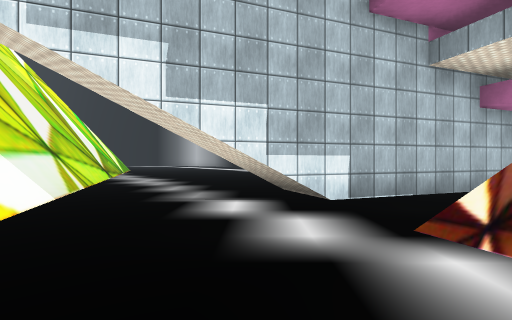
[1] (above)

22 first-person views from a walk through a scene from a Unity 3-D project. The camera is 1.3 m above the floor, looks level and sees 85° across. The floor is counted in squares, 2 m on a side. Each view is taken from the middle of a square. On the plan, view 1 faces up. The plan holds only what a view shows up to about 9 squares ahead; the rest is blank. The place goes on beyond the plan. The player character is not drawn. Some animated figures are left out. Some surface patterns are stand-ins.

[2]
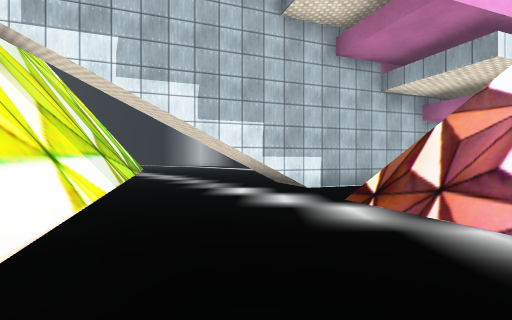

[3]
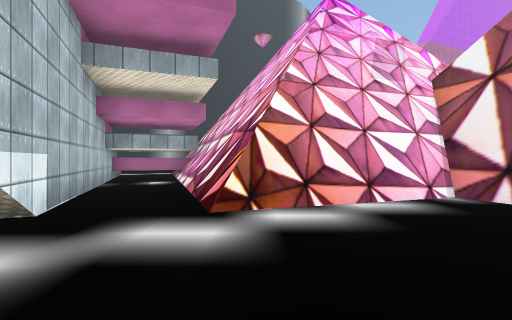

[4]
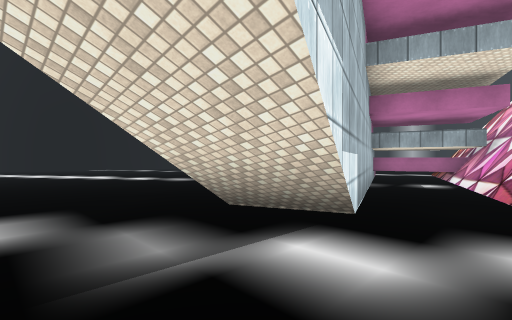

[5]
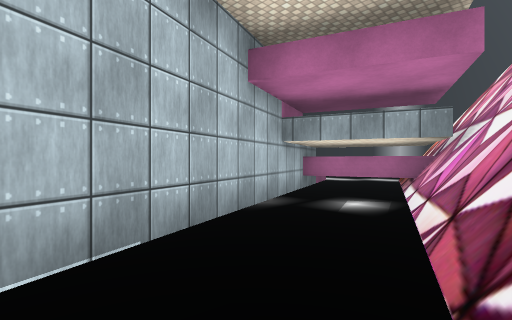

[6]
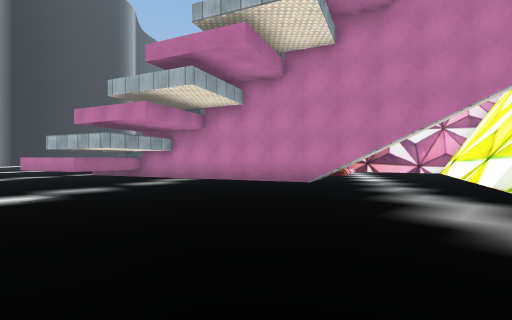

[7]
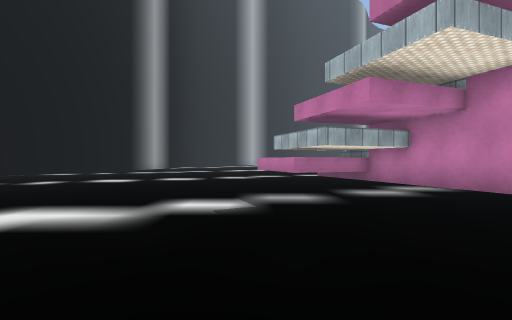

[8]
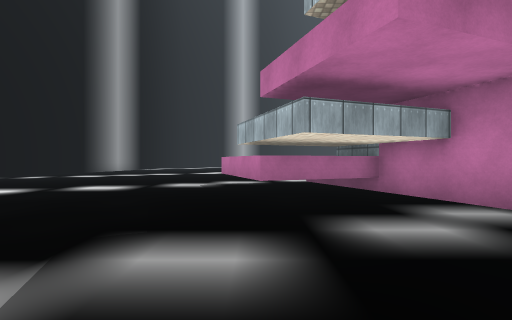

[9]
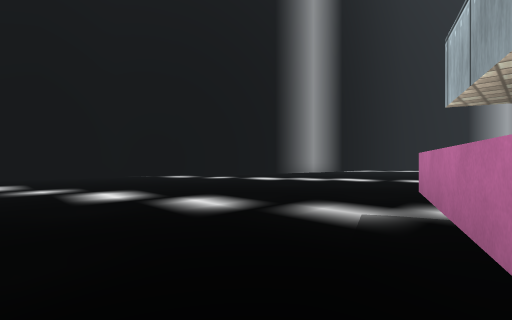

[10]
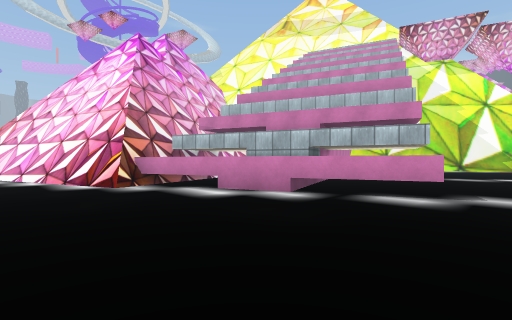

[11]
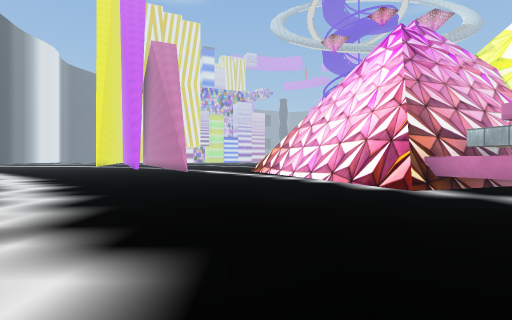

[12]
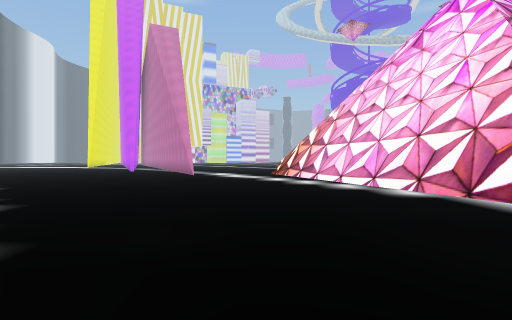

[13]
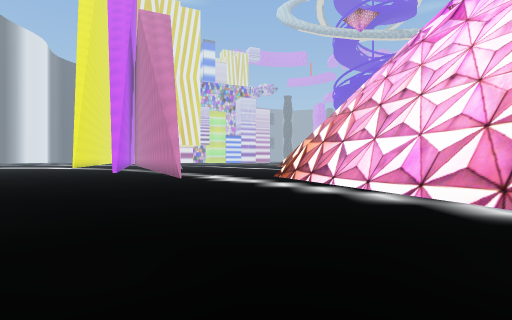

[14]
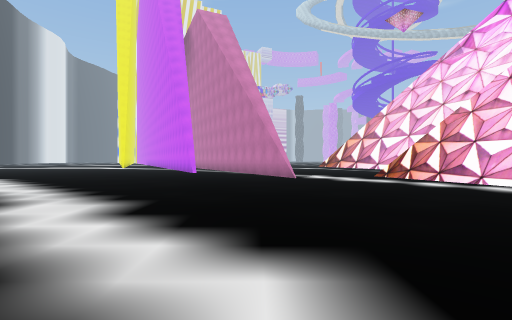

[15]
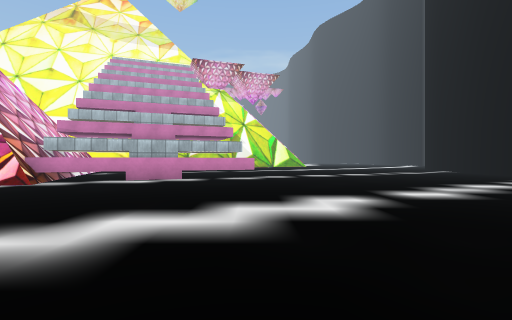

[16]
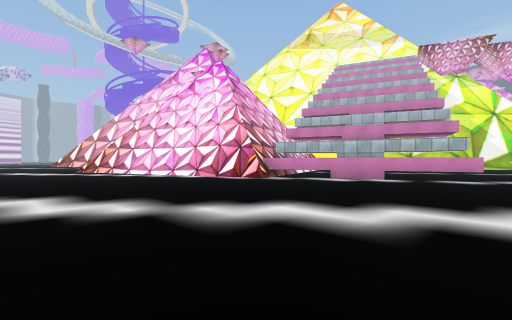

[17]
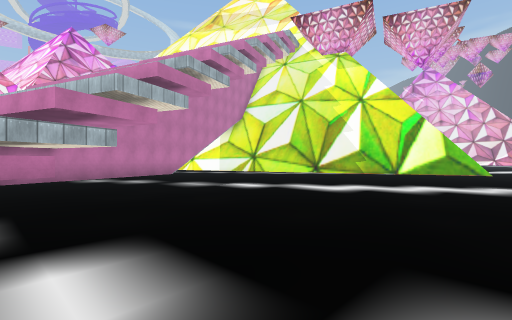

[18]
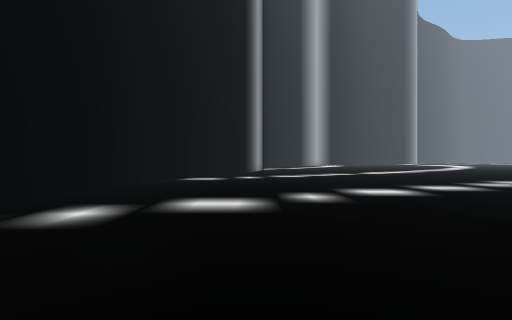

[19]
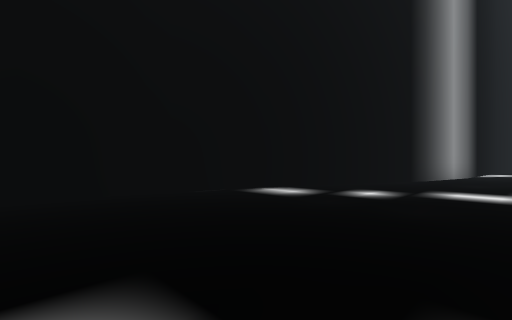

[20]
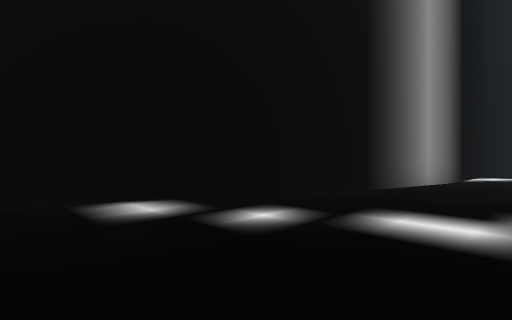

[21]
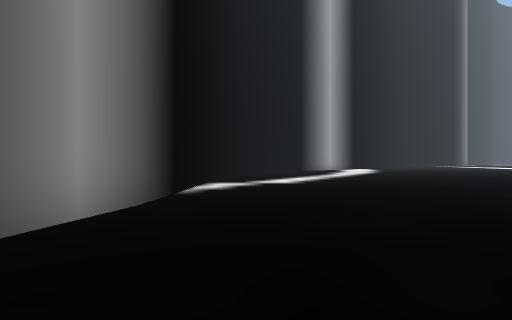

[22]
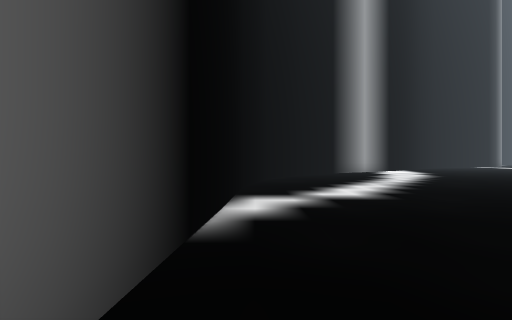

### Floor plan
Points are (right, up) in squares from view 1. A wall is a line through its corners. A room is listed if a view was taken in it or the views show most of it. See-through windows are left out.
Room 1 (views 1, 2, 3, 4, 5)
walls: (2, 2.4) (3.8, 3); (-3, 3.1) (-1.9, -0.2); (-3.3, 3.1) (-2.4, 0.6); (2.1, -2) (3.4, -1.5); (3.3, 5.3) (-0.4, 3.9); (2.5, -2.2) (3.7, -1.8) (2.3, 2.2) (3.7, 2.7); (3.4, -1.9) (2, 2.1)
low walls: (1.7, 2.5) (3.5, 3.2); (3.1, -1.7) (1.8, 2.1)
ways out: opening at (-1.5, 4.5) to room 2; opening at (4, 4) to room 4
Room 2 (views 6, 7, 8, 9, 10, 11, 12, 13, 14, 15, 16, 17, 18, 19, 20, 21, 22)
walls: (11.5, 5.4) (14.1, -2); (8.1, 9) (8.7, 7.3); (11.3, 5.3) (13.8, -2); (6.8, 8.4) (5.8, 10.9) (8.6, 11.9) (11, 5.5) (11.6, 5.7); (8.8, 4.5) (11.8, 5.5); (15.3, 19.3) (10.7, 21.4); (17.9, 18.6) (15.4, 19.3); (10.8, 21.4) (8.2, 22.1); (23.6, 18.2) (17.8, 18.6); (8.3, 22.1) (5.1, 22.4); (26, 17.7) (23.6, 18.3); (-1, 5.6) (9.5, 9.5); (-5.1, 9) (-3, 3.1); (-5.4, 9.1) (-3.3, 3.1)
low walls: (11.8, 5.5) (14.4, -2); (11.6, 5.5) (14.3, -2.1); (8.5, 4.9) (11.6, 6)
ways out: opening at (-1.5, 4.5) to room 1
Room 3 (no view inside)
walls: (5.7, 3.6) (8.2, 4.5); (6, 3.5) (8.8, 4.5); (8.3, 4.3) (7.4, 6.9); (9, 7.4) (5.1, 5.9)
low walls: (5.9, 4) (8.4, 4.9)
ways out: opening at (6, 5) to room 4
Room 4 (no view inside)
walls: (5.1, 5.9) (3.3, 5.3); (3.8, 3) (5.7, 3.6); (3.7, 2.7) (6, 3.5)
low walls: (3.5, 3.2) (5.9, 4)
ways out: opening at (4, 4) to room 1; opening at (6, 5) to room 3

Positions as (right, up) in squares from view 1, and headings:
1: (0, 0), facing up
2: (0, -2), facing up
3: (-2, 2), facing right
4: (-2, 3), facing up-right
5: (2, 3), facing up-right
6: (-4, 13), facing down-right
7: (-2, 12), facing right
8: (1, 11), facing right
9: (5, 11), facing up-right
10: (14, 13), facing down-left
11: (15, 12), facing down
12: (16, 9), facing down
13: (16, 7), facing down
14: (20, 7), facing down
15: (19, 12), facing left
16: (19, 13), facing down-left
17: (7, 18), facing down-left
18: (1, 19), facing right
19: (6, 17), facing up-right
20: (9, 17), facing up-right
21: (14, 17), facing right
22: (17, 18), facing right
